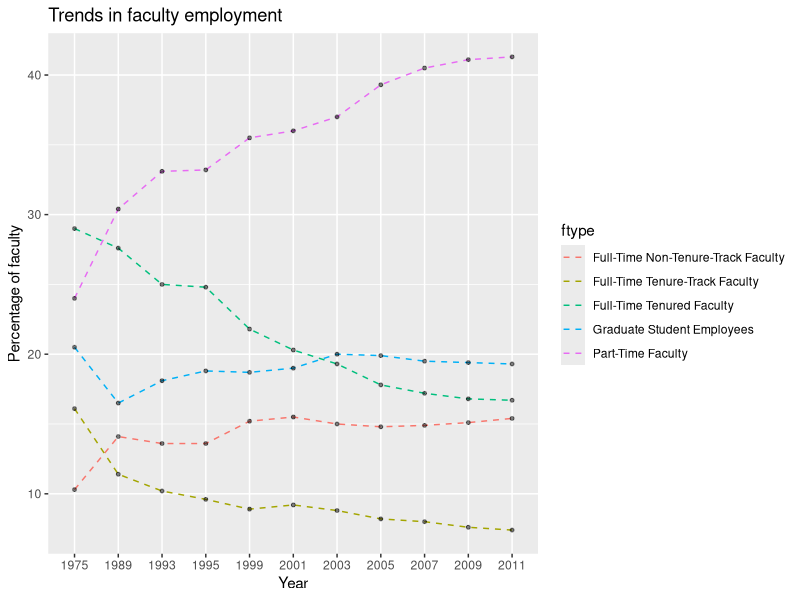

R code for this plot:
## ---- chunk 1
knitr::opts_chunk$set(echo = TRUE)
library(ggplot2)
library(readr)
homework3 <- read_csv("part_1/homework3.csv")
## ---- chunk 2
colnames(homework3)[1]="Faculty type"
FacultyPercent <-matrix(nrow=55,ncol=3,data=NA)
FacultyPercent[,1]<-rep(homework3$`Faculty type`,11)
FacultyPercent[,2]<-c(sapply(colnames(homework3)[-1],function(x) {rep(x,5)}))
FacultyPercent[,3] <- c(sapply(homework3[,-1],print))
FacultyPercent<-as.data.frame(FacultyPercent)
colnames(FacultyPercent)=c("ftype","year","percent")
FacultyPercent$percent=as.double(as.character(FacultyPercent$percent))
## ---- chunk 3
ggplot(FacultyPercent,aes(x=year,y=percent))+
  geom_line(aes(x=year,y=percent,group=ftype,color=ftype), linetype="dashed")+
  geom_point(size=1, alpha=0.5)+
  ggtitle("Trends in faculty employment")+
  xlab('Year') +ylab('Percentage of faculty')
